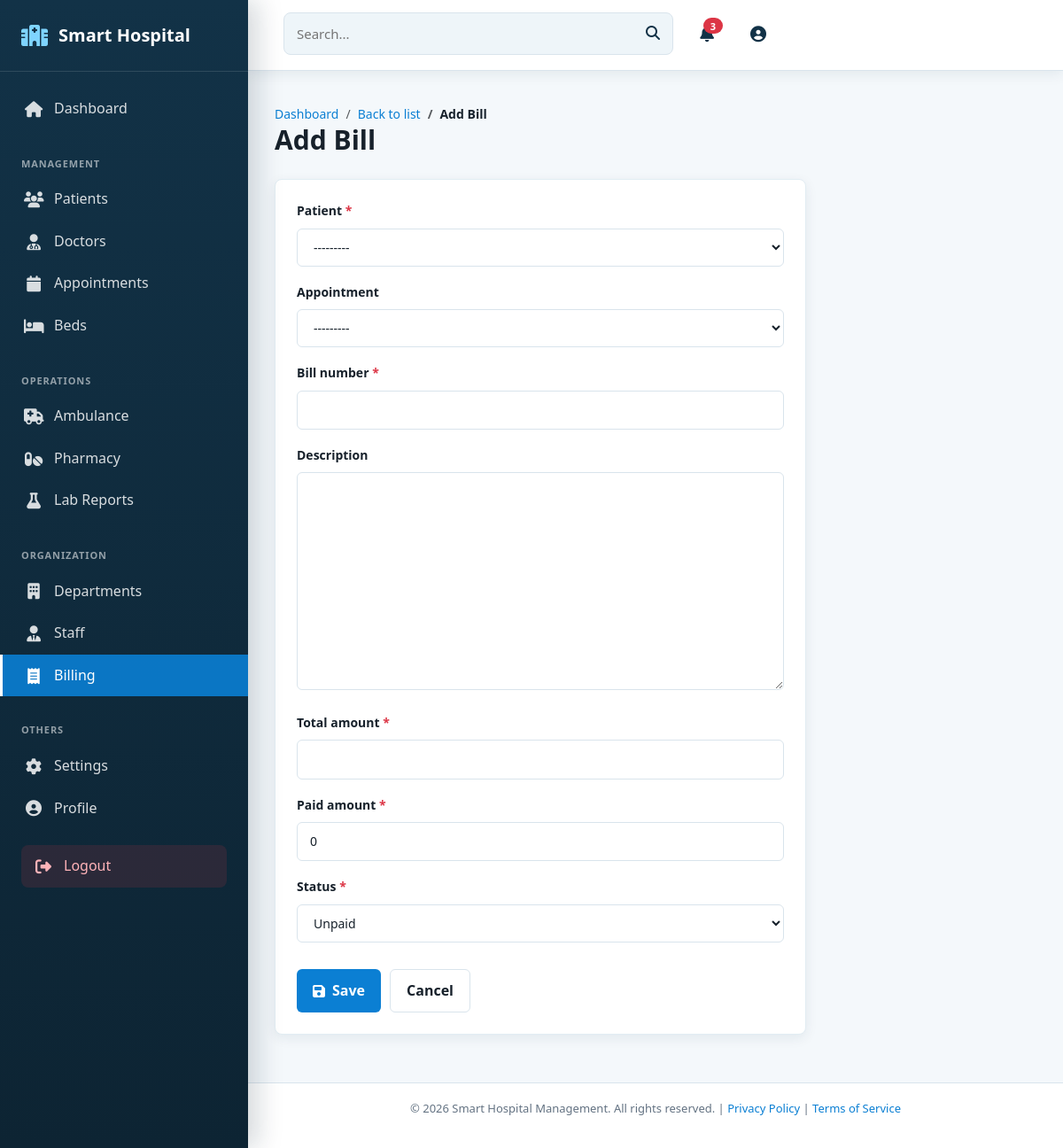
The app's page /billing/create/, older data.
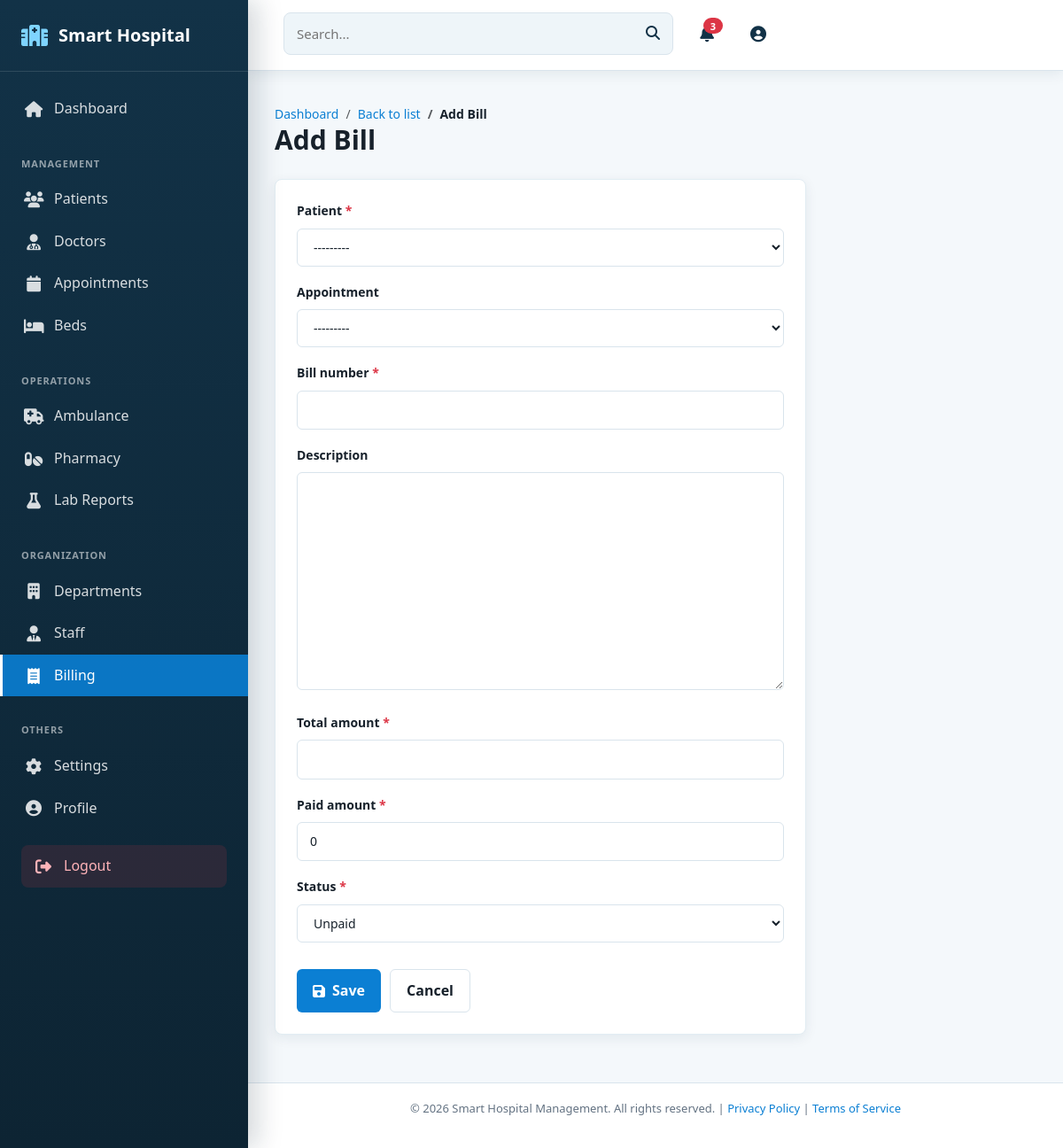
The same page, newer data.
### patients/models.py (models this page shows)
class Patient(models.Model):
    class Gender(models.TextChoices):
        MALE = "MALE", "Male"
        FEMALE = "FEMALE", "Female"
        OTHER = "OTHER", "Other"
    user = models.OneToOneField(
        settings.AUTH_USER_MODEL, on_delete=models.SET_NULL, blank=True, null=True
    )
    patient_id = models.CharField(max_length=30, unique=True)
    full_name = models.CharField(max_length=120)
    age = models.PositiveIntegerField()
    gender = models.CharField(max_length=10, choices=Gender.choices)
    blood_group = models.CharField(max_length=5, blank=True)
    phone = models.CharField(max_length=15)
    address = models.TextField(blank=True)
    medical_history = models.TextField(blank=True)
    registered_at = models.DateTimeField(auto_now_add=True)
    def __str__(self):
        return f"{self.full_name} ({self.patient_id})"

### billing/views.py (the view)
# urls.py: path("create/", views.bill_create, name="create"),
def bill_create(request):
    form = BillForm(request.POST or None)
    if request.method == "POST" and form.is_valid():
        form.save()
        messages.success(request, "Bill saved.")
        return redirect("billing:list")
    return render(request, "management/form.html", {"title": "Add Bill", "form": form, "list_url": reverse("billing:list")})

### billing/forms.py
class BillForm(forms.ModelForm):
    class Meta:
        model = Bill
        fields = [
            "patient",
            "appointment",
            "bill_number",
            "description",
            "total_amount",
            "paid_amount",
            "status",
        ]

### appointment/models.py (called while the page is built)
    def __str__(self):
        return f"{self.patient} - {self.appointment_date:%Y-%m-%d %H:%M}"

### templates/management/form.html (shortened to what this page needs)
{% extends 'base.html' %}
{% load static %}
{% block content %}
<div class="page-header">
    <div>
        <nav aria-label="breadcrumb">
            <ol class="breadcrumb">
                <li class="breadcrumb-item"><a href="{% url 'home' %}">Dashboard</a></li>
                <li class="breadcrumb-item"><a href="{{ list_url }}">Back to list</a></li>
                <li class="breadcrumb-item active">{{ title }}</li>
            </ol>
        </nav>
        <h1 class="page-title">{{ title }}</h1>
    </div>
</div>
<form method="post" class="form-card" novalidate>
    {% for field in form %}
        <div class="form-group">
            <label class="form-label" for="{{ field.id_for_label }}">
                {{ field.label }}
                {% if field.field.required %}<span class="required">*</span>{% endif %}
            </label>
            {{ field }}
        </div>
    {% endfor %}
    <div class="form-buttons">
        <button type="submit" class="btn-primary">
            <i class="fas fa-save"></i> Save
        </button>
        <a href="{{ list_url }}" class="btn-secondary">Cancel</a>
    </div>
</form>
{% endblock %}

Row changes from the older to the newer data that the page shows:
added Patient: form "---------"
